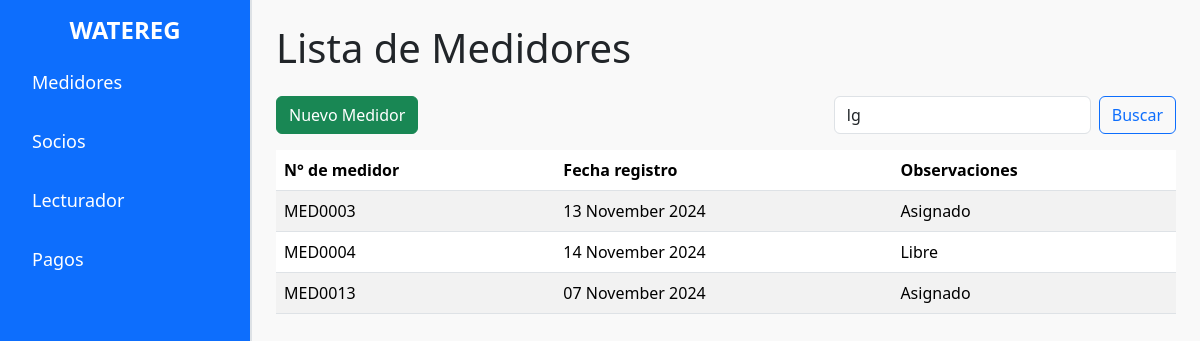
Page /index.php?buscar=lg on the committed database.
### tables this page shows
CREATE TABLE `medidor` (
  `id_medidor` bigint(20) NOT NULL,
  `marca` varchar(255) DEFAULT NULL,
  `modelo` varchar(255) DEFAULT NULL,
  `fecha` date DEFAULT NULL
);

### index.php (the view, shortened to what this page needs)
<?php
include 'conexion.php';
$busqueda = isset($_GET['buscar']) ? $_GET['buscar'] : '';
$sql = "SELECT id_medidor, marca, modelo, fecha FROM medidor";
if (!empty($busqueda)) {
    $sql .= " WHERE CONCAT('MED', LPAD(id_medidor, 4, '0')) LIKE '%$busqueda%'
              OR marca LIKE '%$busqueda%'
              OR modelo LIKE '%$busqueda%'";
}
$resultado = $conexion->query($sql);
?>
<!DOCTYPE html>
<html lang="es">
<head>
    <link rel="stylesheet" href="css/bootstrap.min.css">
    <link rel="stylesheet" href="css/styles.css">
</head>
<body>
    <div class="d-flex">
        <div class="sidebar bg-primary text-white p-3">
            <h2 class="sidebar-title">WATEREG</h2>
            <ul class="nav flex-column">
                <li class="nav-item">
                    <a class="nav-link text-white" href="index.php">Medidores</a>
                </li>
                <li class="nav-item">
                    <a class="nav-link text-white" href="socios.php">Socios</a>
                </li>
                <li class="nav-item">
                    <a class="nav-link text-white" href="lecturador.php">Lecturador</a>
                </li>
                <li class="nav-item">
                    <a class="nav-link text-white" href="pagos.php">Pagos</a>
                </li>
            </ul>
        </div>
        <div class="content flex-grow-1 p-4">
            <h1 class="mb-4">Lista de Medidores</h1>
            <div class="d-flex justify-content-between mb-3">
                <button class="btn btn-success" onclick="window.location.href='registrar_medidor.php'">Nuevo Medidor</button>
                <form class="d-flex" method="GET" action="index.php">
                    <input class="form-control me-2" type="search" name="buscar" placeholder="Buscar" value="<?= htmlspecialchars($busqueda) ?>" aria-label="Buscar">
                    <button class="btn btn-outline-primary" type="submit">Buscar</button>
                </form>
            </div>
            <table class="table table-striped">
                <thead>
                    <tr>
                        <th scope="col">N° de medidor</th>
                        <th scope="col">Fecha registro</th>
                        <th scope="col">Observaciones</th>
                    </tr>
                </thead>
                <tbody>
                    <?php if ($resultado->num_rows > 0): ?>
                        <?php while ($fila = $resultado->fetch_assoc()): ?>
                            <tr>
                                <td>MED<?= str_pad($fila['id_medidor'], 4, '0', STR_PAD_LEFT) ?></td>
                                <td><?= date("d F Y", strtotime($fila['fecha'])) ?></td>
                                <td><?= rand(0, 1) ? 'Asignado' : 'Libre' ?></td>
                            </tr>
                        <?php endwhile; ?>
                    <?php else: ?>
                        <tr>
                            <td colspan="3" class="text-center">No se encontraron resultados</td>
                        </tr>
                    <?php endif; ?>
                </tbody>
            </table>
        </div>
    </div>
</body>
</html>

### css/styles.css (style rules this page uses)
.sidebar { width: 250px; min-height: 100vh; }
.sidebar-title { font-size: 24px; font-weight: bold; margin-bottom: 1rem; text-align: center; }
.nav-link { font-size: 18px; margin-bottom: 1rem; }
.content { background-color: #f9f9f9; border-left: 2px solid #dee2e6; }

### rows in the picture
medidor: id_medidor "0003", fecha "13 November 2024", shows "Asignado"
medidor: id_medidor "0004", fecha "14 November 2024", shows "Libre"
medidor: id_medidor "0013", fecha "07 November 2024", shows "Asignado"
